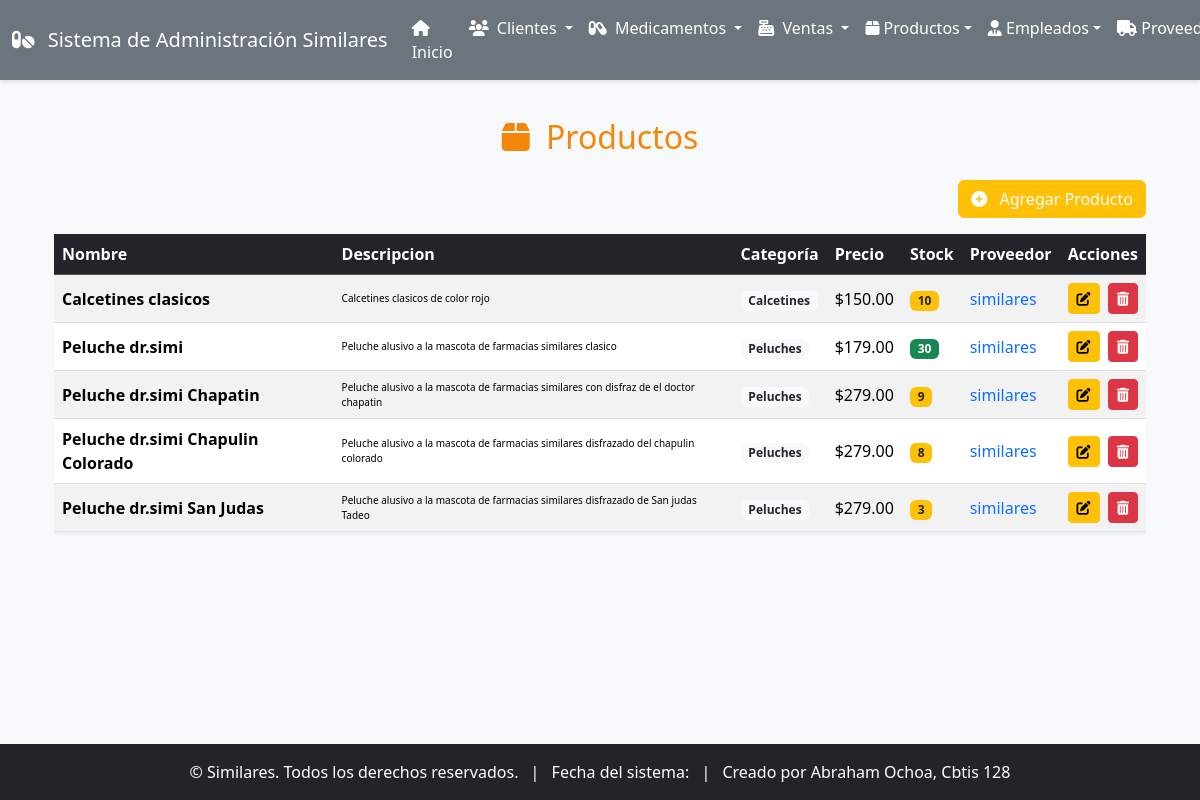
/productos/, run on the app's committed database.
### app_Similares/models.py (models this page shows, shortened)
class Producto(models.Model):
    nombre = models.CharField(max_length=100, verbose_name="Nombre")
    descripcion = models.TextField(verbose_name="Descripción")
    categoria = models.CharField(max_length=50, verbose_name="Categoría")
    precio = models.DecimalField(max_digits=10, decimal_places=2, verbose_name="Precio")
    stock = models.IntegerField(verbose_name="Stock")
    proveedor = models.ForeignKey(Proveedor, on_delete=models.CASCADE, verbose_name="Proveedor")
    codigo_barras = models.CharField(max_length=50, verbose_name="Código de Barras")
    fecha_actualizacion = models.DateTimeField(auto_now=True, verbose_name="Actualizado")
    class Meta:
        verbose_name = "Producto"
        verbose_name_plural = "Productos"

class Proveedor(models.Model):
    nombre_empresa = models.CharField(max_length=100, verbose_name="Nombre de la Empresa")
    contacto = models.CharField(max_length=100, verbose_name="Persona de Contacto")
    telefono = models.CharField(max_length=15, verbose_name="Teléfono")
    email = models.EmailField(verbose_name="Email")
    direccion = models.TextField(verbose_name="Dirección")
    rfc = models.CharField(max_length=13, verbose_name="RFC")
    fecha_registro = models.DateField(auto_now_add=True, verbose_name="Fecha de Registro")
    activo = models.BooleanField(default=True, verbose_name="Activo")
    class Meta:
        verbose_name = "Proveedor"
        verbose_name_plural = "Proveedores"

### app_Similares/views.py (the view)
# urls.py: path('productos/', views.ver_productos, name='ver_productos'),
def ver_productos(request):
    productos = Producto.objects.select_related('proveedor').all().order_by('nombre')
    return render(request, 'app_Similares/productos/ver_productos.html', {'productos': productos})

### app_Similares/templates/app_Similares/productos/ver_productos.html (shortened to what this page needs)
{% extends 'app_Similares/base.html' %}
{% block content %}
<div class="container mt-4">
    <h2 class="mb-4 text-center" style="color: #f48609;"><i class="fas fa-box me-2"></i> Productos</h2>
    <div class="text-end mb-3">
        <a href="{% url 'agregar_producto' %}" class="btn btn-warning text-white">
            <i class="fas fa-plus-circle me-2"></i> Agregar Producto
        </a>
    </div>
    {% if productos %}
    <div class="table-responsive">
        <table class="table table-striped table-hover align-middle">
            <thead class="table-dark">
                <tr>
                    <th>Nombre</th>
                    <th>Descripcion</th>
                    <th>Categoría</th>
                    <th>Precio</th>
                    <th>Stock</th>
                    <th>Proveedor</th>
                    <th class="text-center">Acciones</th>
                </tr>
            </thead>
            <tbody>
                {% for p in productos %}
                <tr>
                    <td><strong>{{ p.nombre }}</strong></td>
                    <td style="font-size: 10px;">{{ p.descripcion }}</td>
                    <td><span class="badge bg-light text-dark">{{ p.categoria }}</span></td>
                    <td>${{ p.precio|floatformat:2 }}</td>
                    <td>
                        {% if p.stock > 20 %}
                        <span class="badge bg-success">{{ p.stock }}</span>
                        {% elif p.stock > 0 %}
                        <span class="badge bg-warning text-dark">{{ p.stock }}</span>
                        {% else %}
                        <span class="badge bg-danger">0</span>
                        {% endif %}
                    </td>
                    <td>
                        <a href="{% url 'ver_proveedores' %}" class="text-decoration-none">
                            {{ p.proveedor.nombre_empresa }}
                        </a>
                    </td>
                    <td class="text-center">
                        <a href="{% url 'actualizar_producto' p.pk %}" class="btn btn-warning btn-sm me-1" title="Editar">
                            <i class="fas fa-edit"></i>
                        </a>
                        <a href="{% url 'borrar_producto' p.pk %}" class="btn btn-danger btn-sm" title="Eliminar"
                            onclick="return confirm('¿Eliminar producto?')">
                            <i class="fas fa-trash-alt"></i>
                        </a>
                    </td>
                </tr>
                {% endfor %}
            </tbody>
        </table>
    </div>
    {% else %}
    <div class="alert alert-info text-center">
        No hay productos registrados. <a href="{% url 'agregar_producto' %}">¡Agrega uno!</a>
    </div>
    {% endif %}
</div>
{% endblock %}

### app_Similares/templates/app_Similares/base.html (style rules this page uses)
body { display: flex; flex-direction: column; min-height: 100vh; background-color: #f8f9fa; }
.table { background-color: #ffffff; box-shadow: 0 0.125rem 0.25rem rgba(0,0,0,.075); }
.table-striped tbody tr:nth-of-type(odd) { background-color: rgba(0,0,0,.05); }
.btn-warning { background-color: #ffc107; border-color: #ffc107; }
.btn-danger { background-color: #dc3545; border-color: #dc3545; }

### data on the page
Producto: nombre "Calcetines clasicos", descripcion "Calcetines clasicos de color rojo", categoria "Calcetines", precio "150.00", stock "10", proveedor.nombre_empresa "similares"
Producto: nombre "Peluche dr.simi", descripcion "Peluche alusivo a la mascota de farmacias similares clasico", categoria "Peluches", precio "179.00", stock "30", proveedor.nombre_empresa "similares"
Producto: nombre "Peluche dr.simi Chapatin", descripcion "Peluche alusivo a la mascota de farmacias similares con disfraz de el doctor chapatin", categoria "Peluches", precio "279.00", stock "9", proveedor.nombre_empresa "similares"
Producto: nombre "Peluche dr.simi Chapulin Colorado", descripcion "Peluche alusivo a la mascota de farmacias similares disfrazado del chapulin colorado", categoria "Peluches", precio "279.00", stock "8", proveedor.nombre_empresa "similares"
Producto: nombre "Peluche dr.simi San Judas", descripcion "Peluche alusivo a la mascota de farmacias similares disfrazado de San judas Tadeo", categoria "Peluches", precio "279.00", stock "3", proveedor.nombre_empresa "similares"
